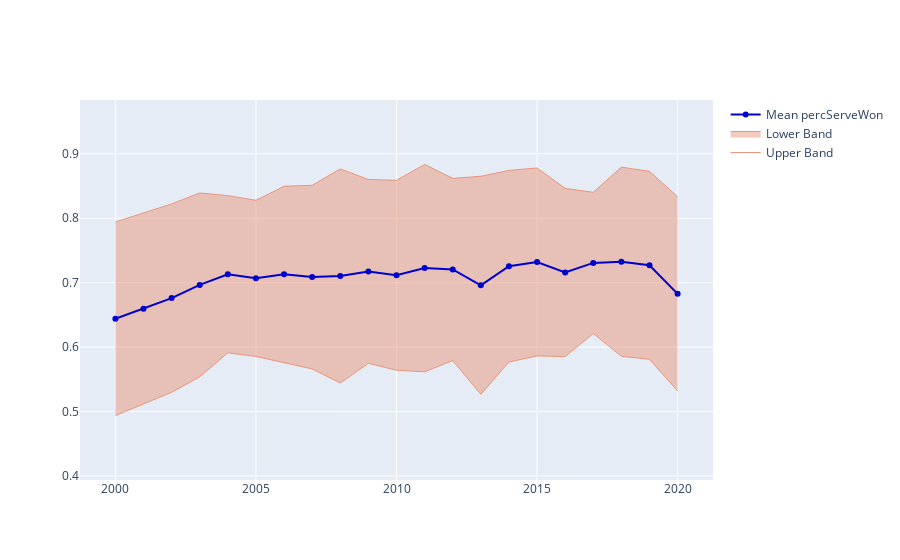

The notebook cell this image was saved under:
### Code cell
c = 'percServeWon'

plot_stats_by_year(t, c)
